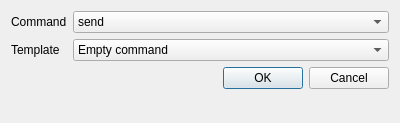
<?xml version="1.0" encoding="UTF-8"?>
<ui version="4.0">
 <class>Add_Block_Dialog</class>
 <widget class="QDialog" name="Add_Block_Dialog">
  <property name="geometry">
   <rect>
    <x>0</x>
    <y>0</y>
    <width>400</width>
    <height>123</height>
   </rect>
  </property>
  <property name="sizePolicy">
   <sizepolicy hsizetype="Preferred" vsizetype="Preferred">
    <horstretch>0</horstretch>
    <verstretch>0</verstretch>
   </sizepolicy>
  </property>
  <property name="minimumSize">
   <size>
    <width>400</width>
    <height>0</height>
   </size>
  </property>
  <property name="maximumSize">
   <size>
    <width>16777215</width>
    <height>16777215</height>
   </size>
  </property>
  <property name="windowTitle">
   <string>Dialog</string>
  </property>
  <property name="sizeGripEnabled">
   <bool>false</bool>
  </property>
  <property name="modal">
   <bool>true</bool>
  </property>
  <layout class="QFormLayout" name="formLayout">
   <item row="0" column="0">
    <widget class="QLabel" name="label_2">
     <property name="text">
      <string>Command</string>
     </property>
    </widget>
   </item>
   <item row="0" column="1">
    <widget class="QComboBox" name="comboBox_command">
     <item>
      <property name="text">
       <string>send</string>
      </property>
     </item>
     <item>
      <property name="text">
       <string>recv</string>
      </property>
     </item>
     <item>
      <property name="text">
       <string>nop</string>
      </property>
     </item>
     <item>
      <property name="text">
       <string>pause</string>
      </property>
     </item>
    </widget>
   </item>
   <item row="1" column="0">
    <widget class="QLabel" name="label_3">
     <property name="text">
      <string>Template</string>
     </property>
    </widget>
   </item>
   <item row="3" column="0" colspan="2">
    <widget class="QDialogButtonBox" name="buttonBox_add_block">
     <property name="standardButtons">
      <set>QDialogButtonBox::Cancel|QDialogButtonBox::Ok</set>
     </property>
    </widget>
   </item>
   <item row="1" column="1">
    <widget class="QComboBox" name="comboBox_cmd_template">
     <item>
      <property name="text">
       <string>Empty command</string>
      </property>
     </item>
    </widget>
   </item>
  </layout>
 </widget>
 <resources/>
 <connections/>
</ui>
